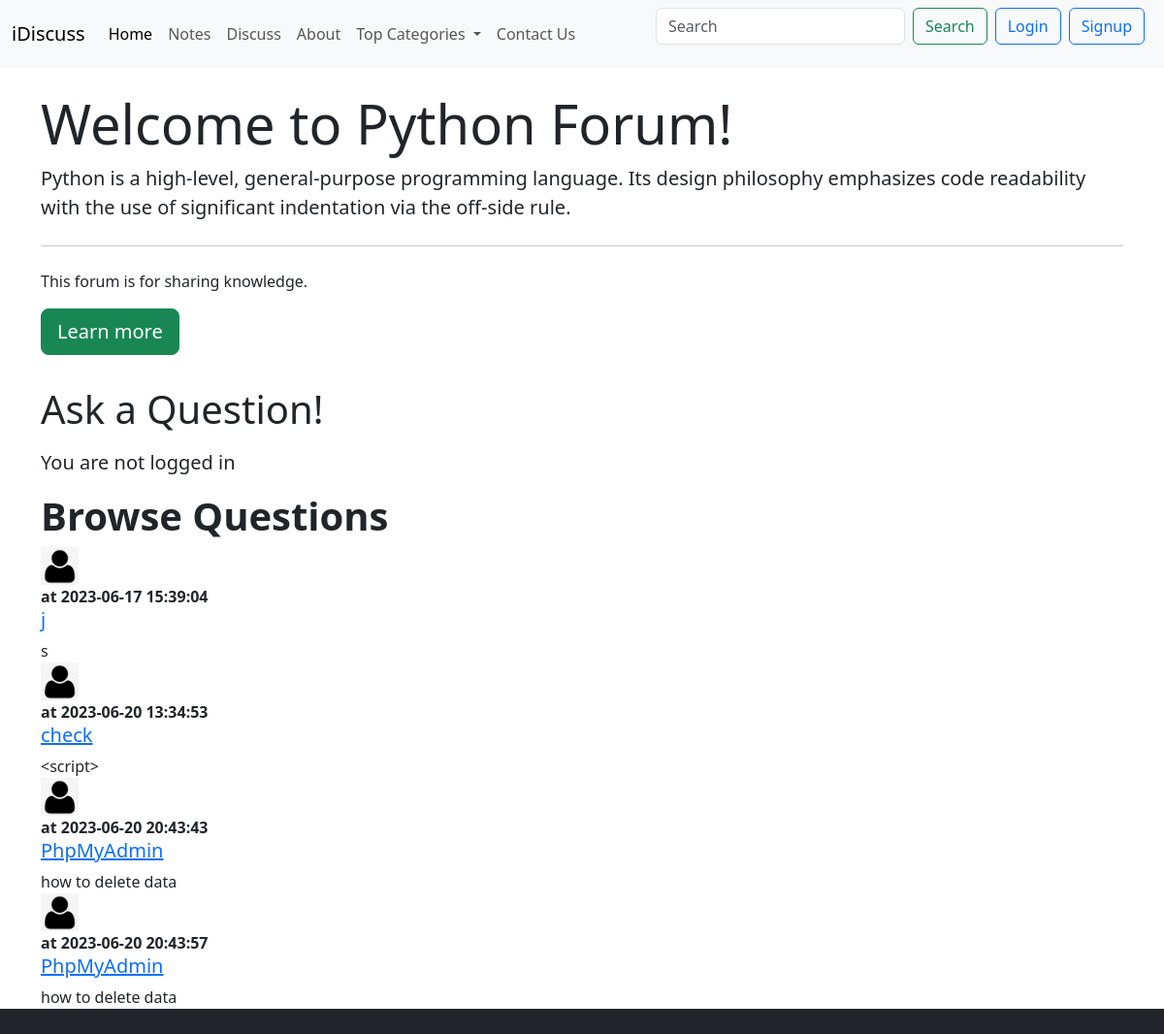
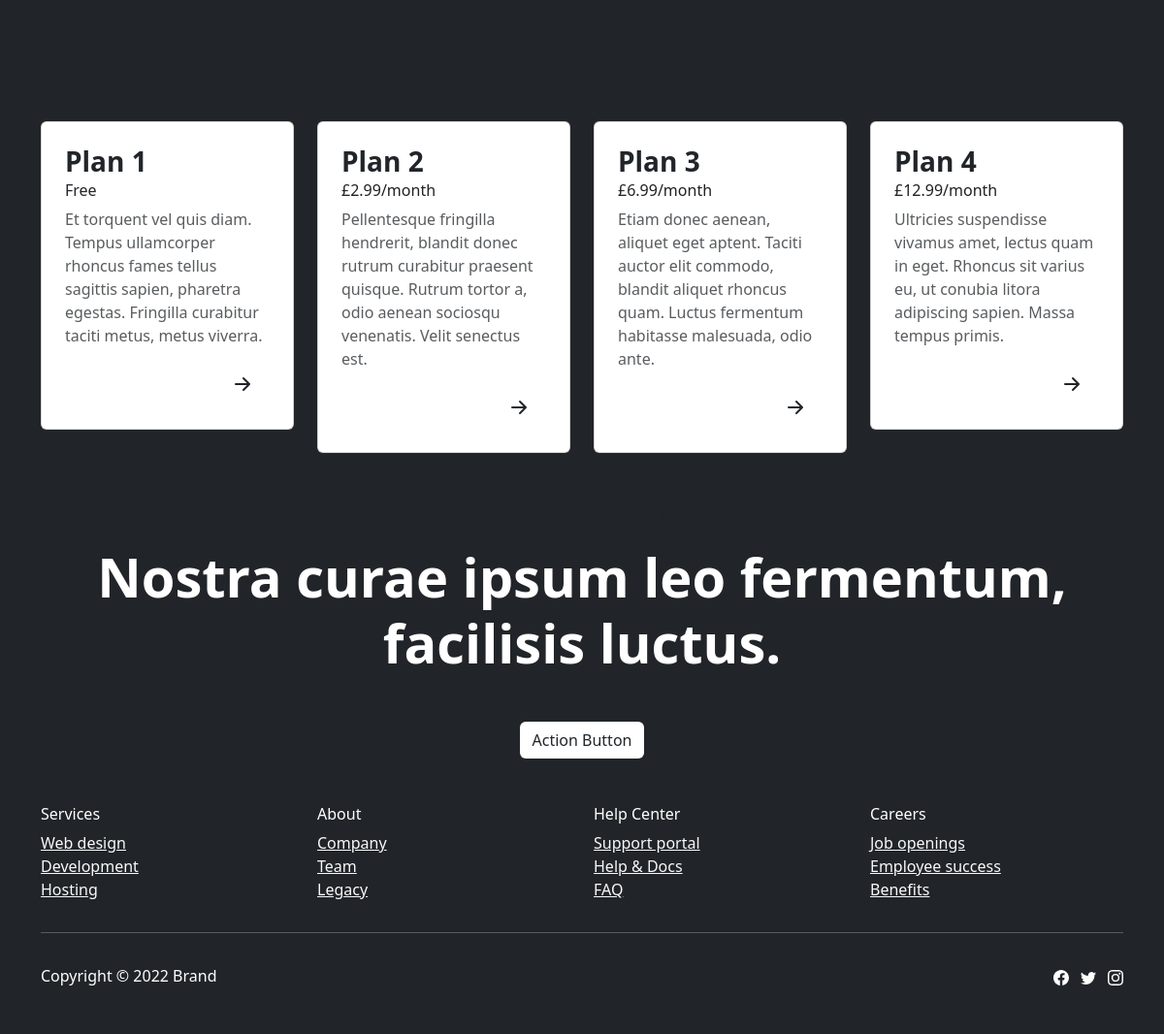
/threads.php?catid=1, run on the app's committed database (2 pictures, top to bottom).
### tables this page shows
CREATE TABLE `categories` (
  `category_id` int(8) NOT NULL,
  `category_name` varchar(255) NOT NULL,
  `category_description` varchar(255) NOT NULL,
  `created` datetime NOT NULL DEFAULT current_timestamp()
);

CREATE TABLE `threads` (
  `thread_id` int(7) NOT NULL,
  `thread_title` varchar(255) NOT NULL,
  `thread_desc` text NOT NULL,
  `thread_cat_id` int(7) NOT NULL,
  `thread_user_id` int(7) NOT NULL,
  `timestamp` datetime NOT NULL DEFAULT current_timestamp()
);

### threads.php (the view, shortened to what this page needs)
<?php require 'partials/navbar.php' ?>
<!doctype html>
<html lang="en">
  <head>
    <link href="https://cdn.jsdelivr.net/npm/bootstrap@5.3.0/dist/css/bootstrap.min.css" rel="stylesheet">
  </head>
  <body>
    <?php
      $id = $_GET['catid'];
      $sql = "SELECT * FROM `categories` WHERE category_id=$id";
      $result = mysqli_query($conn, $sql);
      while($row = mysqli_fetch_assoc($result)){
        $catname = $row['category_name'];
        $catdesc = $row['category_description'];
      }
    ?>
    <div class="container my-4">
      <div class="jumbotron">
        <h1 class="display-4">Welcome to <?php echo $catname; ?> Forum!</h1>
        <p class="lead"> <?php echo $catdesc ?> </p>
        <hr class="my-4">
        <p>This forum is for sharing knowledge.</p>
        <a class="btn btn-success btn-lg" href="#" role="button">Learn more</a>
      </div>
    </div>
    <?php
      if(isset($_SESSION['loggedin']) && $_SESSION['loggedin']==true){
        echo '<div class="container">
                <h1 class="py-2">Ask a Question!</h1>
                <form action="'. $_SERVER["REQUEST_URI"].'" method="POST">
                  <div class="form-group">
                    <label for="exampleInputEmail1">Problem Title</label>
                    <input type="text" class="form-control" id="title" name="title" aria-describedby="emailHelp">
                  </div>
                  <div class="form-group">
                    <label for="exampleFormControlTextarea1">Elaborate your Problem</label>
                    <textarea class="form-control" id="desc" name="desc" rows="3"></textarea>
                    <input type="hidden" name="sno" value="'.$_SESSION["sno"].'">
                  </div>
                  </br>
                  <button type="submit" class="btn btn-success">Submit</button>
                </form>
              </div>';
      }else{
        echo '<div class="container">
          <h1 class="py-2">Ask a Question!</h1>
          <p class="lead"> You are not logged in</p>
        </div>';
      }
    ?>
    <div class="container">
      <h1><b>Browse Questions</b></h1>
      <?php
        $id = $_GET['catid'];
        $sql = "SELECT * FROM `threads` WHERE thread_cat_id=$id";
        $result = mysqli_query($conn, $sql);
        while($row = mysqli_fetch_assoc($result)){
          $id = $row['thread_id'];
          $title = $row['thread_title'];
          $desc = $row['thread_desc'];
          $thread_time = $row['timestamp'];
          $thread_user_id = $row['thread_user_id'];
          $sql2 = "SELECT username FROM `users` WHERE sno='$thread_user_id'";
          $result2 = mysqli_query($conn, $sql2);
          $row2 = mysqli_fetch_assoc($result2);
          echo '<div class="media">
                  <img src="/Bstudio/img/user.png" width="39px" class="mr-3" alt="...">
                  <div class="media-body">
                    <b>'. $row2['username']. ' at '. $thread_time . '</br></b>
                    <h5 class="mt-0"><a href="specificThread.php?threadId='.$id.'">'.$title.'</a></h5>
                    '.$desc.'
                  </div>
                </div>';
        }
      ?>
      </div>
  </body>
</html>
<?php require 'partials/footer.php' ?>

### data on the page
categories: category_name "Python", category_description "Python is a high-level, general-purpose programming language. Its design philosophy emphasizes code readability with the use of significant indentation via the off-side rule."
threads: timestamp "2023-06-17 15:39:04", thread_title "j", thread_desc "s"
threads: timestamp "2023-06-20 13:34:53", thread_title "check", thread_desc "<script>"
threads: timestamp "2023-06-20 20:43:43", thread_title "PhpMyAdmin", thread_desc "how to delete data"
threads: timestamp "2023-06-20 20:43:57", thread_title "PhpMyAdmin", thread_desc "how to delete data"
